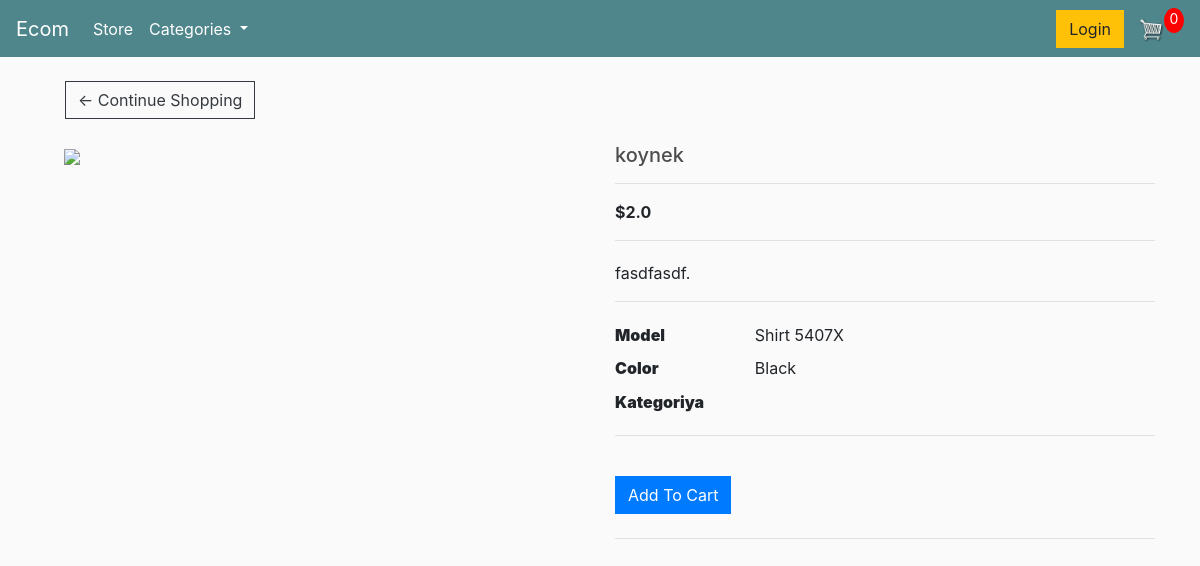
Before: /detail/1 with the older database file.
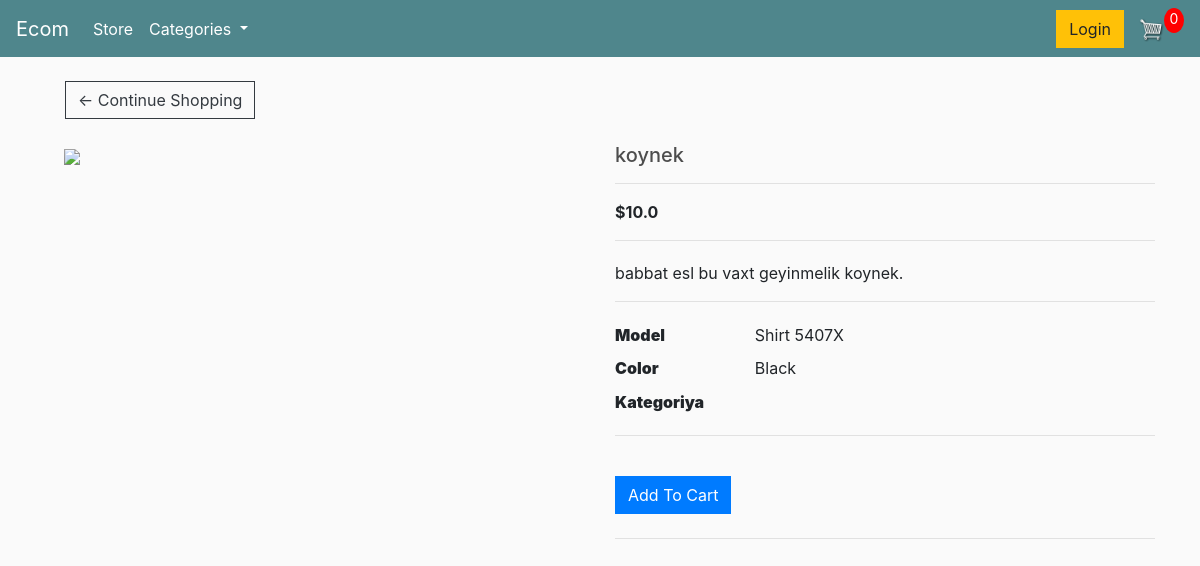
After: the same page with the newer database file.
### store/models.py (models this page shows, shortened)
class Product(models.Model):
    title = models.CharField(max_length=75,verbose_name="Mehsulun adi:")
    description = models.TextField(verbose_name="Aciqlama")
    price = models.FloatField(verbose_name="Qiymet:")
    category = models.ForeignKey(Category,on_delete=models.PROTECT, default=None)

### store/views.py (the view)
# urls.py: path("detail/<str:id>",views.detail,name="detail")
def detail(request,id):
    product = models.Product.objects.get(id=id)
    context = {
        "product":product,
    }
    return render(request,"detail.html",context)

### ecom/context_processors.py (called while the page is built)
def context_for_all_templates(request):
    return {
        'categories': models.Category.objects.all()
    }

### templates/detail.html (shortened to what this page needs)
{% extends "layout.html" %}
{% block body %}
{% load static %}
<section class="mb-5">
  <a class="btn btn-outline-dark" href="{% url 'store:store' %}" style="margin-left:20px;">&#x2190; Continue Shopping</a>
  <br>
  <br>
  <div class="row">
    <div class="col-md-6 mb-4 mb-md-0">
      <div class="mdb-lightbox">
        <div class="row product-gallery mx-1">
          <div class="col-12 mb-0">
            <figure class="view overlay rounded z-depth-1 main-img">
              <a href="https://mdbootstrap.com/img/Photos/Horizontal/E-commerce/Vertical/15a.jpg"
                data-size="710x823">
                <img src="https://mdbootstrap.com/img/Photos/Horizontal/E-commerce/Vertical/15a.jpg"
                  class="img-fluid z-depth-1">
              </a>
            </figure>
          </div>
        </div>
      </div>
    </div>
    <div class="col-md-6">
      <h5>{{product.title}}</h5>
      <hr>
      <p><span class="mr-1"><strong>${{product.price}}</strong></span></p>
      <hr>
      <p class="pt-1">{{product.description}}.</p>
      <hr>
      <div class="table-responsive">
        <table class="table table-sm table-borderless mb-0">
          <tbody>
            <tr>
              <th class="pl-0 w-25" scope="row"><strong>Model</strong></th>
              <td>Shirt 5407X</td>
            </tr>
            <tr>
              <th class="pl-0 w-25" scope="row"><strong>Color</strong></th>
              <td>Black</td>
            </tr>
            <tr>
              <th class="pl-0 w-25" scope="row"><strong>Kategoriya</strong></th>
              <td>{{product.category}}</td>
            </tr>
          </tbody>
        </table>
      </div>
      <hr>
      <div class="table-responsive mb-2">
      </div>
      <button type="button" class="btn btn-primary btn-md mr-1 mb-2">Add To Cart</button>
      <hr>
    </div>
  </div>
</section>
{% endblock body %}

Changed rows visible on the page:
changed Product "koynek": price "2.0" → "10.0"; description "fasdfasdf" → "babbat esl bu vaxt geyinmelik koynek"
